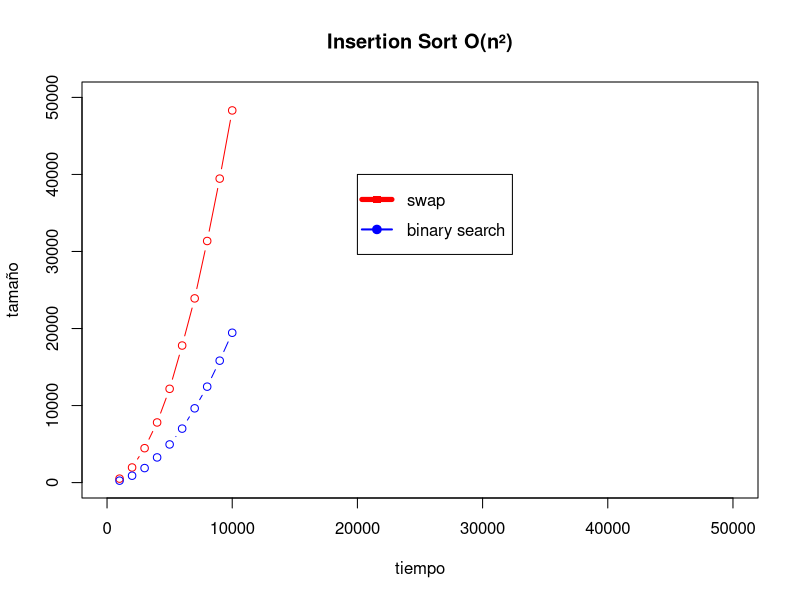

Write R code to recreate this figure.
data <- read.csv("benchmark-report-swap_1.csv")
plot(type="b", x = data$Tamaño, y = data$Microsegundos, col="red", xlab="tiempo", ylab= "tamaño", xlim = c(0,50000), ylim= c(0,50000) )
data2 <- read.csv("benchmark-report-binary_search_1.csv")
lines(type="b", x=data2$Tamaño, y = data2$Microsegundos, col="blue")
legend(20000,40000,c("swap","binary search"), lwd=c(5,2), col=c("red","blue"), pch=c(15,19), y.intersp=1.5)
title("Insertion Sort O(n²)")
dev.print(svg, file ="plot.svg")



